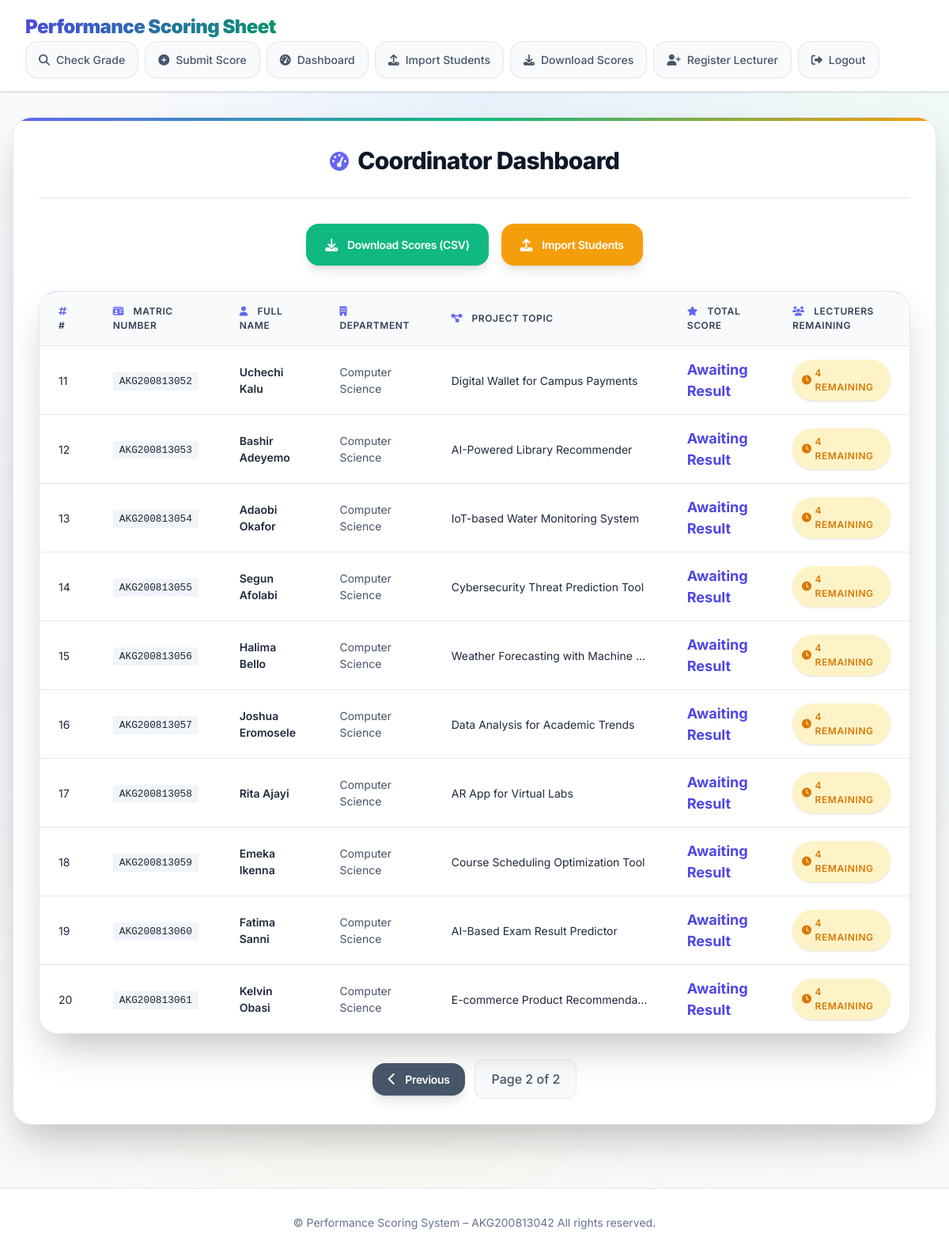
/dashboard/?page=2 (signed in), run on the app's committed database.
### score/models.py (models this page shows, shortened)
class Student(models.Model):
    matric_number = models.CharField(max_length=20, unique=True)
    full_name = models.CharField(max_length=100)
    project_topic = models.CharField(max_length=255)
    department = models.CharField(max_length=100)

### score/views.py (the view)
# urls.py: path('dashboard/', views.coordinator_dashboard, name='dashboard'),
@login_required
@user_passes_test(is_coordinator)
def coordinator_dashboard(request):
    student_list = Student.objects.all()
    results = []
    for student in student_list:
        evaluations = Evaluation.objects.filter(student=student)
        evaluator_count = evaluations.count()
        evaluators_remaining = 4 - evaluator_count
        if evaluator_count == 4:
            total_score = sum(e.total_score for e in evaluations)
            average_score = round(total_score / 4, 2)
            score_display = f"{average_score} / 100"
        else:
            score_display = "Awaiting Result"
        results.append({
            'matric_number': student.matric_number,
            'full_name': student.full_name,
            'project_topic': student.project_topic,
            'department': student.department,
            'total_score': score_display,
            'remaining': evaluators_remaining
        })
    paginator = Paginator(results, 10)  # Show 10 students per page
    page_number = request.GET.get('page')
    page_obj = paginator.get_page(page_number)
    return render(request, 'dashboard.html', {'page_obj': page_obj})

### score/views.py (called while the page is built)
def is_coordinator(user):
    return user.is_superuser  # You can customize this check

### score/templates/dashboard.html (shortened to what this page needs)
{% extends 'base.html' %}
{% block content %}
<div class="card-header">
  <h1 class="card-title">
    <i class="fas fa-tachometer-alt"></i>
    Coordinator Dashboard
  </h1>
</div>
<div class="action-buttons">
  <a href="{% url 'download_results' %}" class="btn btn-success">
    <i class="fas fa-download"></i>
    Download Scores (CSV)
  </a>
  <a href="{% url 'import_students' %}" class="btn btn-warning">
    <i class="fas fa-upload"></i>
    Import Students
  </a>
</div>
{% if page_obj %}
<div class="table-container">
  <table>
    <thead>
      <tr>
        <th><i class="fas fa-hashtag"></i> #</th>
        <th><i class="fas fa-id-card"></i> Matric Number</th>
        <th><i class="fas fa-user"></i> Full Name</th>
        <th><i class="fas fa-building"></i> Department</th>
        <th><i class="fas fa-project-diagram"></i> Project Topic</th>
        <th><i class="fas fa-star"></i> Total Score</th>
        <th><i class="fas fa-users"></i> Lecturers Remaining</th>
      </tr>
    </thead>
    <tbody>
      {% for result in page_obj %}
      <tr>
        <td>{{ forloop.counter0|add:page_obj.start_index }}</td>
        <td>
          <code style="background: var(--gray-100); padding: 0.25rem 0.5rem; border-radius: var(--radius-sm); font-size: 0.8rem;">
            {{ result.matric_number }}
          </code>
        </td>
        <td>
          <div style="font-weight: 600;">{{ result.full_name }}</div>
        </td>
        <td>
          <span style="color: var(--gray-600); font-size: 0.875rem;">{{ result.department }}</span>
        </td>
        <td>
          <div style="max-width: 250px; overflow: hidden; text-overflow: ellipsis; white-space: nowrap;" title="{{ result.project_topic }}">
            {{ result.project_topic }}
          </div>
        </td>
        <td>
          <span style="font-size: 1.125rem; font-weight: 700; color: var(--primary-600);">
            {{ result.total_score }}
          </span>
        </td>
        <td>
          {% if result.remaining == 0 %}
            <span class="status-badge status-complete">
              <i class="fas fa-check-circle"></i> Complete
            </span>
          {% else %}
            <span class="status-badge status-pending">
              <i class="fas fa-clock"></i> {{ result.remaining }} remaining
            </span>
          {% endif %}
        </td>
      </tr>
      {% endfor %}
    </tbody>
  </table>
</div>
<div class="pagination">
  {% if page_obj.has_previous %}
    <a href="?page={{ page_obj.previous_page_number }}">
      <button class="btn btn-secondary">
        <i class="fas fa-chevron-left"></i>
        Previous
      </button>
    </a>
  {% endif %}
  <span>Page {{ page_obj.number }} of {{ page_obj.paginator.num_pages }}</span>
</div>
{% endif %}
{% endblock %}

### data on the page
Student: matric_number "AKG200813052", full_name "Uchechi Kalu", department "Computer Science", project_topic "Digital Wallet for Campus Payments"
Student: matric_number "AKG200813053", full_name "Bashir Adeyemo", department "Computer Science", project_topic "AI-Powered Library Recommender"
Student: matric_number "AKG200813054", full_name "Adaobi Okafor", department "Computer Science", project_topic "IoT-based Water Monitoring System"
Student: matric_number "AKG200813055", full_name "Segun Afolabi", department "Computer Science", project_topic "Cybersecurity Threat Prediction Tool"
Student: matric_number "AKG200813056", full_name "Halima Bello", department "Computer Science", project_topic "Weather Forecasting with Machine…"
Student: matric_number "AKG200813057", full_name "Joshua Eromosele", department "Computer Science", project_topic "Data Analysis for Academic Trends"
Student: matric_number "AKG200813058", full_name "Rita Ajayi", department "Computer Science", project_topic "AR App for Virtual Labs"
Student: matric_number "AKG200813059", full_name "Emeka Ikenna", department "Computer Science", project_topic "Course Scheduling Optimization Tool"
Student: matric_number "AKG200813060", full_name "Fatima Sanni", department "Computer Science", project_topic "AI-Based Exam Result Predictor"
Student: matric_number "AKG200813061", full_name "Kelvin Obasi", department "Computer Science", project_topic "E-commerce Product Recommenda…"

### other printed values
{{ result.total_score }} "Awaiting Result" "Awaiting Result" "Awaiting Result" "Awaiting Result" "Awaiting Result" "Awaiting Result" "Awaiting Result" "Awaiting Result" "Awaiting Result" "Awaiting Result"
{{ result.remaining }} "4" "4" "4" "4" "4" "4" "4" "4" "4" "4"
{{ page_obj.number }} "2"
{{ page_obj.paginator.num_pages }} "2"
